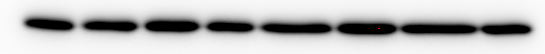
#> input picture wb.png, 545 x 54 px
$ python bind_detect.py
#> lines starting #> are read from the running program, lines starting #| are printed output that depends on the picture; after the words box and inside, x2 and y2 are one past the last pixel; in counts of white or black regions, pixels touching at a corner belong together
import cv2
from matplotlib.pylab import *
import numpy as np
img = cv2.imread('wb.png',0)
#> img: shape (54, 545); min 0, max 251, mean 191.1
th2,img = cv2.threshold(img, 0, 255, cv2.THRESH_BINARY+cv2.THRESH_OTSU)
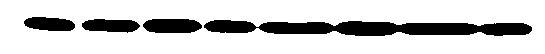
#> img: shape (54, 545); 81.1% white; 4 black regions, box (x1, y1, x2, y2) and area: (204, 20, 532, 36) 3653, (143, 19, 202, 33) 720, (82, 19, 140, 33) 622, (24, 17, 75, 31) 569
#> th2 = 131
#cv2.startWindowThread()

subplot(4,1,1)
imshow(img,'gray')
img = cv2.GaussianBlur(img,(5,5),0)
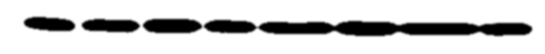
#> img: shape (54, 545); min 0, max 255, mean 206.8
subplot(4,1,2)
imshow(img,'gray')
kernel = cv2.getStructuringElement(cv2.MORPH_ELLIPSE,(3,5))
img = cv2.erode(~img,kernel,1)
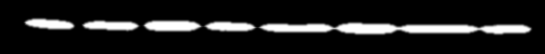
#> img: shape (54, 545); min 0, max 255, mean 31.3
img = np.array(~img)
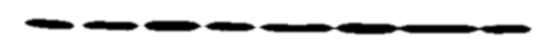
#> img: shape (54, 545); min 0, max 255, mean 223.7
subplot(4,1,3)
imshow(img,'gray')
y= np.sum(img ==0,axis = 0)
#> y = 545 values, max 7 at index 357, min 0 at index 0, mean 2.86
subplot(4,1,4)
plot(y)
show()
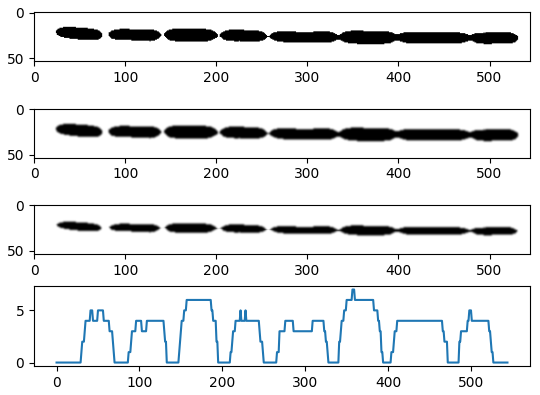
#> figure drawn by matplotlib, 4 panels; panel 4: curve peaks at x = 357, y = 7

$ run again, with OET.jpeg saved as wb.png
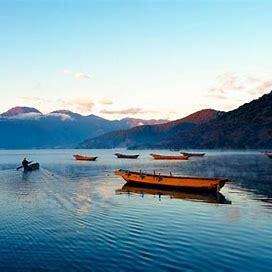
#> input picture OET.jpeg, 272 x 272 px
#> `th2,img = cv2.threshold(img, 0, 255, cv2.THRESH_BINARY+cv2.THRESH_OTSU)`:
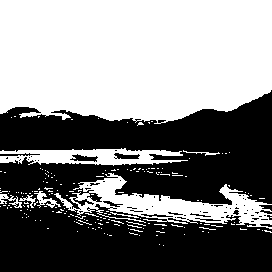
#> img: shape (272, 272); 51.7% white; 70 black regions (57 under 20 px), largest, box (x1, y1, x2, y2) and area: (0, 90, 272, 272) 34975, (70, 154, 98, 162) 119, (114, 153, 140, 159) 105
#> th2 = 148
#> y = 272 values, max 138 at index 270, min 53 at index 157, mean 88.18
#> `show()`:
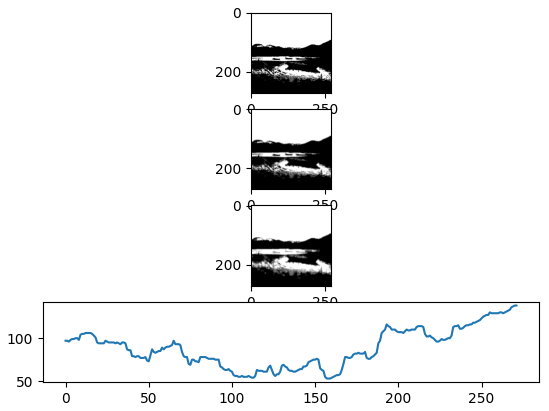
#> figure drawn by matplotlib, 4 panels; panel 4: curve peaks at x = 270, y = 138
